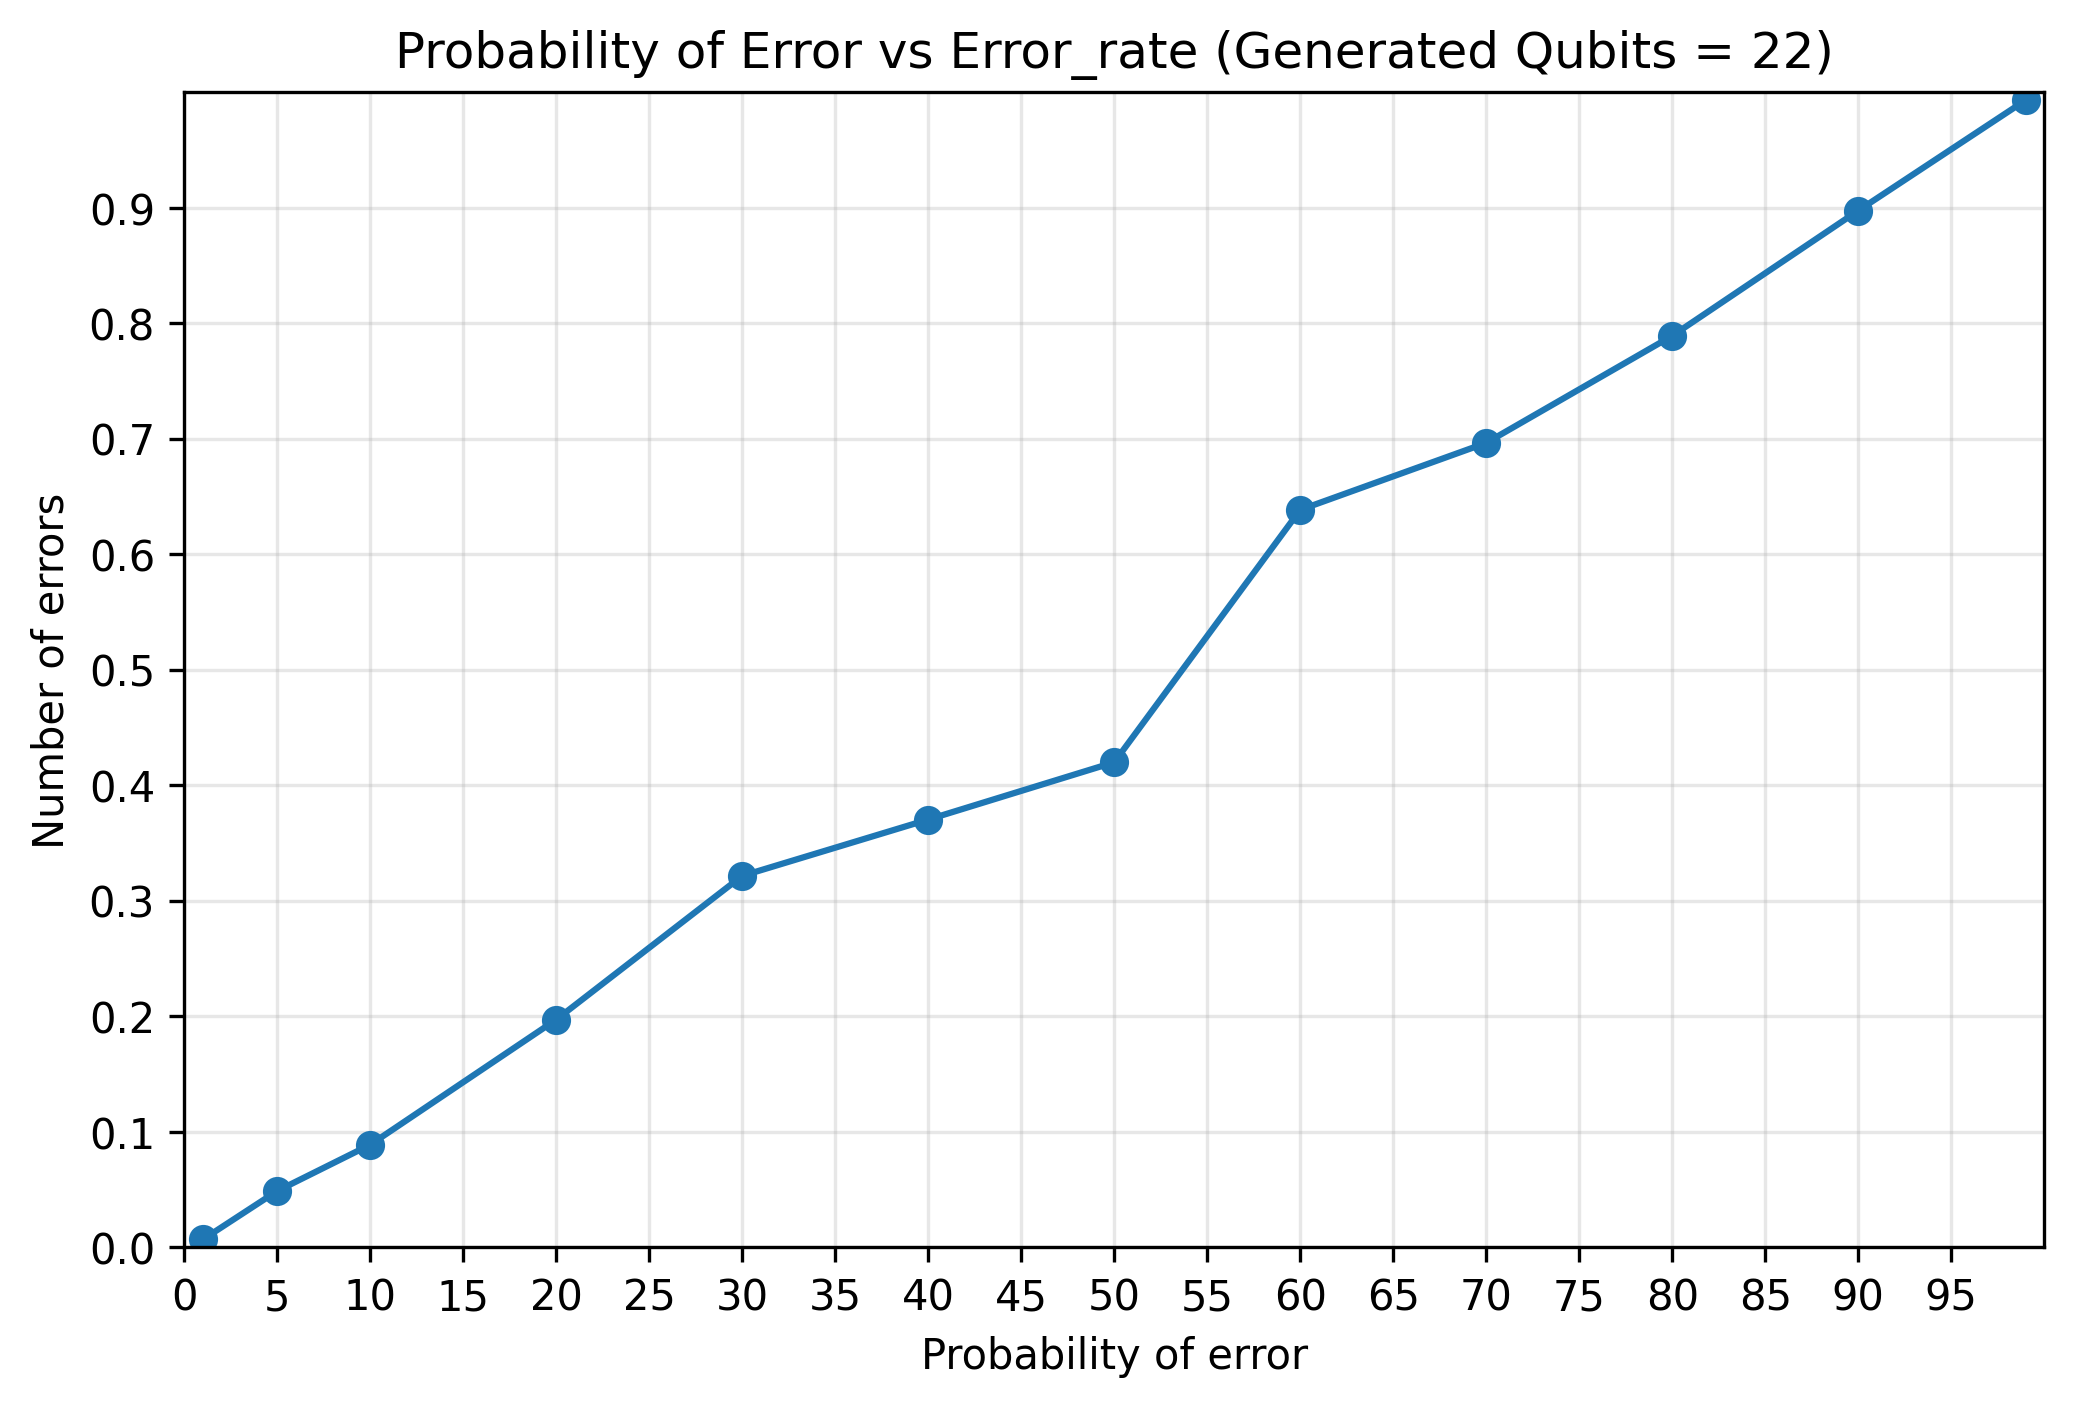

Write the Python code that produced this figure.
import numpy as np
import matplotlib.pyplot as plt

qbit = np.array([1, 5, 10, 20, 30, 40, 50, 60, 70, 80, 90, 99])
err_num = np.array([0.006642968142968144, 0.048651973026973036, 0.08868231768231767, 0.19700629925629923, 0.3214851325145442, 
0.37023711011210997, 0.4198132284382283, 0.6383777888777887, 0.6963432539682541, 0.7890240192813721, 0.8974145772528125, 0.9930375874125872])

plt.figure(figsize=(8, 5))

plt.plot(qbit, err_num, ls='-', marker='o')

plt.xlim(0, 100)
plt.ylim(0, 1)

plt.xticks(np.arange(0, 100, 5))
plt.yticks(np.arange(0, 1, 0.1))

plt.xlabel(r'Probability of error')
plt.ylabel(r'Number of errors')
plt.grid(alpha=0.3)

plt.title('Probability of Error vs Error_rate (Generated Qubits = 22)')

plt.savefig('figure/prob_err_vs_err_rate_for_linux.png', format='png', bbox_inches="tight", dpi=300)

plt.show()